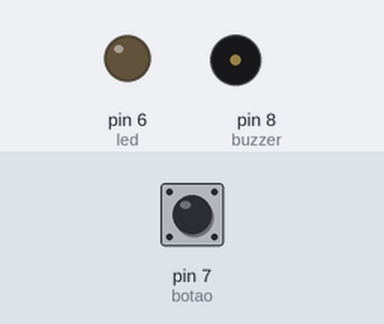
The sketch below on a simulated Arduino Uno, built with avr-gcc and run on an emulated ATmega328P. On the bench: output pins drawn as LEDs (lit = HIGH), buzzer (waves = sounding). The test bench sets the inputs (shaded band); at power-on: pin 7 (botao) LOW.

Above: at 1.2 s.
1.3 s: pin 7 (botao) pulled HIGH for 0.15 s
At 2.2 s:
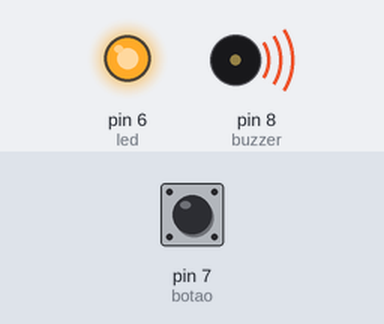
2.9 s: pin 7 (botao) pulled HIGH for 1 s
At 3.4 s:
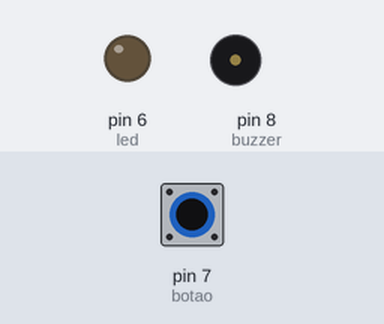
5.4 s: pin 7 (botao) pulled HIGH for 3.2 s
At 6.5 s:
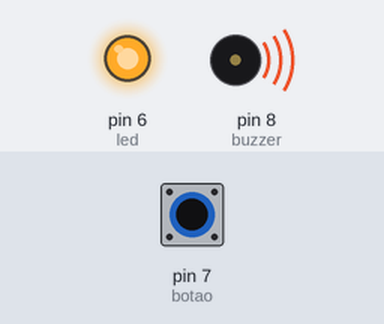
Timing chart, 0 to 8.4 s (numbered marks = the images above; inputs shaded):
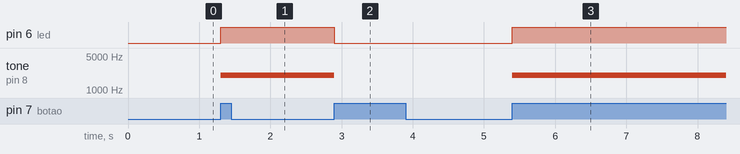

The sketch:

botaobuzzereled.ino
```cpp
// C++ code
//
int botao = 7;
int buzzer = 8;
int estado = LOW;
int valor;
int anterior = 0;
int led = 6;
void setup()
{
  pinMode(botao, INPUT);
  pinMode(buzzer, OUTPUT);
  pinMode(led, OUTPUT);

}

void loop()
{
  valor = digitalRead(botao);
    if (valor == HIGH && anterior == LOW){
    estado = !estado;
  }
  anterior = valor;
  if (estado == HIGH){
      tone(buzzer, 2000);
    digitalWrite(led, 1);
    }
  else{
    noTone(buzzer);
    digitalWrite(led, 0);
  }
}
```

1.Ligandocomtempo.cpp
```cpp
//pino conectado ao led
int LED = 9;
//pino conectado ao botão
int BOTAO = 7;
int valor;

void setup()
{
//Definir o pino como saída
pinMode(LED, OUTPUT);
 //Definir o pino do botão como entrada
 pinMode(BOTAO, INPUT);
}

void loop()
{
//Obtèm LOW(botão não pressionado)
//HIGH (botão pressionado)
valor = digitalRead(BOTAO);

digitalWrite(LED, valor);
delay(500);
}
```

2.Ligado_desligado.cpp
```cpp
//Guardar o valor de um botão pra deixar o LED aceso ou apagado
//variavel do led
int LED = 9;
//variavel do botão
int BOTAO = 7;
//criação do valor a ser guardado
int valor;
int anterior = 0;
int estado = LOW;

void setup()
{
//Modo dos pínos
pinMode(LED, OUTPUT);
pinMode(BOTAO, INPUT);
}

void loop()
{
valor = digitalRead(BOTAO);
  if (valor == HIGH && anterior == LOW){
    estado = !estado;
  }
  digitalWrite(LED, estado);
  anterior = valor;
  delay(50);
}
```

Measured:
- after the input at 1.3 s, pin 6 (led): LOW → HIGH at once; tone on pin 8 (buzzer): silent → 2000 Hz at once
- after the input at 2.9 s, pin 6 (led): HIGH → LOW at once; tone on pin 8 (buzzer): 2000 Hz → silent at once
- after the input at 5.4 s, pin 6 (led): LOW → HIGH at once; tone on pin 8 (buzzer): silent → 2000 Hz at once
